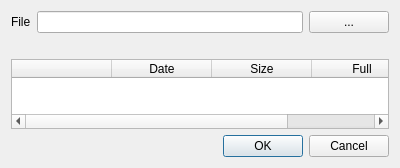
<?xml version="1.0" encoding="UTF-8"?>
<ui version="4.0">
 <class>RevisionsDialog</class>
 <widget class="QDialog" name="RevisionsDialog">
  <property name="geometry">
   <rect>
    <x>0</x>
    <y>0</y>
    <width>400</width>
    <height>167</height>
   </rect>
  </property>
  <property name="minimumSize">
   <size>
    <width>400</width>
    <height>0</height>
   </size>
  </property>
  <property name="windowTitle">
   <string>Show revisions</string>
  </property>
  <layout class="QGridLayout" name="gridLayout">
   <item row="0" column="1">
    <widget class="QLineEdit" name="file">
     <property name="enabled">
      <bool>false</bool>
     </property>
     <property name="palette">
      <palette>
       <active>
        <colorrole role="WindowText">
         <brush brushstyle="SolidPattern">
          <color alpha="255">
           <red>0</red>
           <green>0</green>
           <blue>0</blue>
          </color>
         </brush>
        </colorrole>
        <colorrole role="Text">
         <brush brushstyle="SolidPattern">
          <color alpha="255">
           <red>0</red>
           <green>0</green>
           <blue>0</blue>
          </color>
         </brush>
        </colorrole>
        <colorrole role="ButtonText">
         <brush brushstyle="SolidPattern">
          <color alpha="255">
           <red>0</red>
           <green>0</green>
           <blue>0</blue>
          </color>
         </brush>
        </colorrole>
        <colorrole role="Base">
         <brush brushstyle="SolidPattern">
          <color alpha="255">
           <red>255</red>
           <green>255</green>
           <blue>255</blue>
          </color>
         </brush>
        </colorrole>
       </active>
       <inactive>
        <colorrole role="WindowText">
         <brush brushstyle="SolidPattern">
          <color alpha="255">
           <red>0</red>
           <green>0</green>
           <blue>0</blue>
          </color>
         </brush>
        </colorrole>
        <colorrole role="Text">
         <brush brushstyle="SolidPattern">
          <color alpha="255">
           <red>0</red>
           <green>0</green>
           <blue>0</blue>
          </color>
         </brush>
        </colorrole>
        <colorrole role="ButtonText">
         <brush brushstyle="SolidPattern">
          <color alpha="255">
           <red>0</red>
           <green>0</green>
           <blue>0</blue>
          </color>
         </brush>
        </colorrole>
        <colorrole role="Base">
         <brush brushstyle="SolidPattern">
          <color alpha="255">
           <red>255</red>
           <green>255</green>
           <blue>255</blue>
          </color>
         </brush>
        </colorrole>
       </inactive>
       <disabled>
        <colorrole role="WindowText">
         <brush brushstyle="SolidPattern">
          <color alpha="255">
           <red>115</red>
           <green>115</green>
           <blue>115</blue>
          </color>
         </brush>
        </colorrole>
        <colorrole role="Text">
         <brush brushstyle="SolidPattern">
          <color alpha="255">
           <red>115</red>
           <green>115</green>
           <blue>115</blue>
          </color>
         </brush>
        </colorrole>
        <colorrole role="ButtonText">
         <brush brushstyle="SolidPattern">
          <color alpha="255">
           <red>115</red>
           <green>115</green>
           <blue>115</blue>
          </color>
         </brush>
        </colorrole>
        <colorrole role="Base">
         <brush brushstyle="SolidPattern">
          <color alpha="255">
           <red>255</red>
           <green>255</green>
           <blue>255</blue>
          </color>
         </brush>
        </colorrole>
       </disabled>
      </palette>
     </property>
     <property name="readOnly">
      <bool>true</bool>
     </property>
    </widget>
   </item>
   <item row="0" column="0">
    <widget class="QLabel" name="label">
     <property name="text">
      <string>File</string>
     </property>
    </widget>
   </item>
   <item row="3" column="0" colspan="3">
    <widget class="QDialogButtonBox" name="buttonBox">
     <property name="orientation">
      <enum>Qt::Horizontal</enum>
     </property>
     <property name="standardButtons">
      <set>QDialogButtonBox::Cancel|QDialogButtonBox::Ok</set>
     </property>
    </widget>
   </item>
   <item row="0" column="2">
    <widget class="QPushButton" name="pushButton">
     <property name="text">
      <string notr="true">...</string>
     </property>
    </widget>
   </item>
   <item row="2" column="0" colspan="3">
    <widget class="QTableWidget" name="revisions">
     <property name="sizePolicy">
      <sizepolicy hsizetype="Expanding" vsizetype="Maximum">
       <horstretch>0</horstretch>
       <verstretch>0</verstretch>
      </sizepolicy>
     </property>
     <property name="showDropIndicator" stdset="0">
      <bool>false</bool>
     </property>
     <property name="dragDropOverwriteMode">
      <bool>false</bool>
     </property>
     <property name="selectionMode">
      <enum>QAbstractItemView::NoSelection</enum>
     </property>
     <property name="selectionBehavior">
      <enum>QAbstractItemView::SelectRows</enum>
     </property>
     <property name="cornerButtonEnabled">
      <bool>true</bool>
     </property>
     <attribute name="verticalHeaderVisible">
      <bool>false</bool>
     </attribute>
     <column>
      <property name="text">
       <string notr="true"/>
      </property>
     </column>
     <column>
      <property name="text">
       <string>Date</string>
      </property>
     </column>
     <column>
      <property name="text">
       <string>Size</string>
      </property>
     </column>
     <column>
      <property name="text">
       <string notr="true">Full</string>
      </property>
     </column>
    </widget>
   </item>
   <item row="1" column="0" colspan="3">
    <widget class="QLabel" name="messageLabel">
     <property name="text">
      <string/>
     </property>
     <property name="alignment">
      <set>Qt::AlignCenter</set>
     </property>
    </widget>
   </item>
  </layout>
 </widget>
 <resources/>
 <connections>
  <connection>
   <sender>buttonBox</sender>
   <signal>accepted()</signal>
   <receiver>RevisionsDialog</receiver>
   <slot>accept()</slot>
   <hints>
    <hint type="sourcelabel">
     <x>248</x>
     <y>254</y>
    </hint>
    <hint type="destinationlabel">
     <x>157</x>
     <y>274</y>
    </hint>
   </hints>
  </connection>
  <connection>
   <sender>buttonBox</sender>
   <signal>rejected()</signal>
   <receiver>RevisionsDialog</receiver>
   <slot>reject()</slot>
   <hints>
    <hint type="sourcelabel">
     <x>316</x>
     <y>260</y>
    </hint>
    <hint type="destinationlabel">
     <x>286</x>
     <y>274</y>
    </hint>
   </hints>
  </connection>
 </connections>
</ui>
